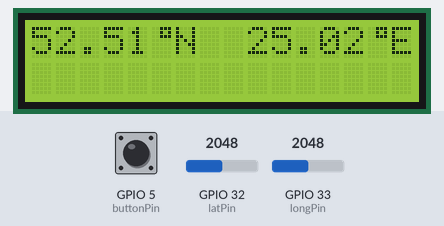
Recording of a sketch running on a simulated ESP32. Shown: 16×2 character LCD. The inputs (shaded band) are chosen by the test bench; at power-on: GPIO 5 (buttonPin) HIGH, GPIO 33 (longPin) = 2048, GPIO 32 (latPin) = 2048 (analog values on the 0–4095 scale). WiFi joins after 1.5 s; servers stay silent unless stated; uploads are accepted with an empty reply; what the sketch prints to the serial monitor is not drawn.

Above: at 4.2 s.
4.3 s: GPIO 5 (buttonPin) pulled LOW for 0.15 s
At 4.84 s:
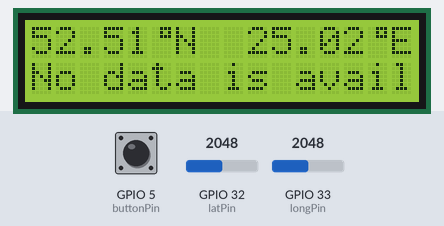
7.4 s: GPIO 33 (longPin) set to 617
At 8.4 s:
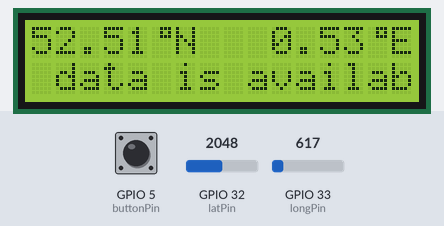
10.4 s: GPIO 33 (longPin) set to 548
At 11.52 s:
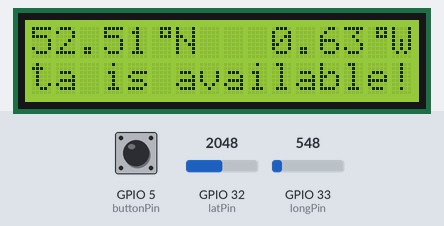
12.7 s: GPIO 32 (latPin) set to 2866
At 13.74 s:
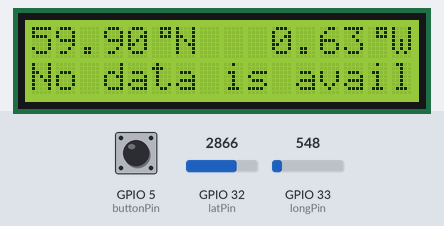
15.0 s: GPIO 32 (latPin) set to 3603
At 16.41 s:
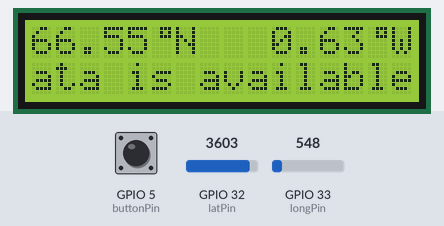
16.6 s: GPIO 33 (longPin) set to 491
At 17.74 s:
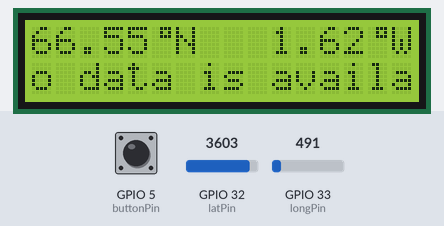
Timing chart, 0 to 19.1 s (numbered marks = the images above; inputs shaded):
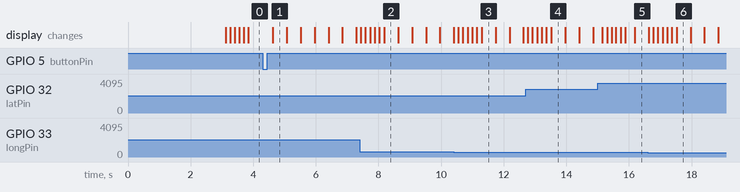

Measured:
- the behaviour switches between 586 and 585 on GPIO 33 (longPin) (found by bisection; images 2 and 3)
- after the input at 4.3 s, the display: changes after 0.33 s (image 1)
- what the display in image 1 shows lasts 0.5 s, from 4.6 s to 5.1 s

The sketch:

coordinateWeather.ino
```cpp
#include <WiFi.h>
#include <HTTPClient.h>
#include <LiquidCrystal_I2C.h>
#include <ArduinoJson.h>


// Global variables

// Pins where the two potentiometers will be connected to
const int latPin = 32;
const int longPin = 33;
// Button pin
const int buttonPin = 5;
// Raw 12-bit values from the input pins that will be mapped later
int rawLatVal = 0;
int rawLongVal = 0;
// Variable to store the state of the button pin when using digitalRead()
int currButtonState;
int prevButtonState;


// Number of samples to take at a time
int samples = 128;
// numReadings is the number of readings over which the average is computed
const int numReadings = 6;
// Arrays to store the numReadings most recent readings and sum to keep track
int latReadings[numReadings];
int latSum;
int longReadings[numReadings];
int longSum;
// Index to keep track of the least recent value that has to be replaced
int idx = 0;
// The average values
float latAvg;
float longAvg;


// Create LiquidCrystal_I2C instance
LiquidCrystal_I2C lcd(0x27, 16, 2);
// "Degree" character
// Each LCD screen cell has 8 rows and 5 columns, so an array of type
// block is declared with 8 "bytes" of 5 bits each, all set to 1 to
// represent a solid block
byte degree[8] = {
  0b00111,
  0b00101,
  0b00111,
  0b00000,
  0b00000,
  0b00000,
  0b00000,
  0b00000
};


// WiFi ssid and password for the esp32 to connect
const char* ssid = "wifi_ssid";
const char* password = "wifi_password";


// API token and url to send the request
const char* token = "iq_air_token";
String url;


// Character arrays to hold the latitude and longitide digits (plus decimal point)
char latBuffer[6];
char longBuffer[6];
String longSign;
// Weather info from the response of the http request
String weatherInfo = "";
// Index of the leftmost character to be displayed
int leftIdx = 0;
// Flag to scroll the text to the right or left
int forward = 1;
// Interval between updates (ms)
const long interval = 350;
// Declate variable to store the current time
long currentMillis;
// Previous update
long previousMillis = 0;


void setup() {
  // Begin Serial communication
  Serial.begin(115200);
  delay(1000);


  // Set the analog resolution
  analogReadResolution(11);

  Serial.println();
  Serial.println("Connecting to Wifi...");
  // Connect to WiFi
  WiFi.begin(ssid, password);
  while (WiFi.status() != WL_CONNECTED) {
    delay(1000);
    Serial.print(".");
  }
  // Once connected print the local IP address
  Serial.println();
  Serial.println("Connected to WiFi.");
  Serial.println("Local IP address:");
  Serial.println(WiFi.localIP());


  // Set buttonPin as INPUT with an internal pull-up
  pinMode(buttonPin, INPUT_PULLUP);
  // Set prevButtonState to HIGH assuming the button hasn't been pressed
  prevButtonState = HIGH;


  // Initialize the lcd screen
  lcd.init();
  lcd.backlight();
  // Create a the custom char and store it in pos 0 of CGRAM
  lcd.createChar(0, degree);
  // Display the character on columns 5 and 13
  lcd.setCursor(5, 0);
  lcd.write(byte(0));
  lcd.setCursor(14, 0);
  lcd.write(byte(0));


  // Fill the arrays with 0s initially
  for (int i = 0; i < numReadings; i++) {
    latReadings[i] = 0;
  }
  for (int i = 0; i < numReadings; i++) {
    longReadings[i] = 0;
  }
  // Initially the sums are 0
  latSum = 0;
  longSum = 0;
}


void loop() {
  // Read analog values from latPin and longPin with multisampling
  rawLatVal = readAnalogMultisampled(latPin, samples);
  rawLongVal = readAnalogMultisampled(longPin, samples);


  // Update the array and the current average values
  movingAverage(rawLatVal, rawLongVal);

  // Display latitude and longitude values on the lcd screen
  displayLatLong();

  // Check if the button has been pressed
  currButtonState = digitalRead(buttonPin);
  if (currButtonState == LOW && prevButtonState == HIGH) {
    // If the button has been pressed, then send a request to get
    Serial.println("Pressed button!");
    String strLatBuffer = String(latBuffer);
    String strLongBuffer = String(longBuffer);
    strLatBuffer.trim();
    strLongBuffer.trim();
    url = "http://api.airvisual.com/v2/nearest_city?lat=" + strLatBuffer + "&lon=" + longSign + strLongBuffer + "&key=" + String(token);
    weatherInfo = getWeatherInfo(url);
    forward = 1;
    leftIdx = 0;
  }

  // Serial.print(latBuffer);
  // Serial.print(" ");
  // Serial.println(longBuffer);
  currentMillis = millis();
  if (currentMillis - previousMillis >= interval) {
    displayWeatherInfo(weatherInfo);
    previousMillis = currentMillis;
  }


  // Store the previous button state
  prevButtonState = currButtonState;

  delay(100);
}


// Function to convert raw 12-bit values to latitude
float mapToLat(int raw) {
  // Latitude value range for Europe is 34 deg to 71 deg
  float latVal = ((71.0 - 34.0) / 2047.0) * raw + 34.0;
  return latVal;
}


// Function to convert raw 12-bit values to longitude
float mapToLong(int raw) {
  // Latitude value range for Europe is -10 deg to 60 deg
  float longVal = ((60.0 - (-10.0)) / 2047.0) * raw - 10.0;
  return longVal;
}


// Perform multisampling to decrease noise
int readAnalogMultisampled(int pin, int samples) {
  long sum = 0;
  for (int i = 0; i < samples; i++) {
    sum += analogRead(pin);
  }
  // Divide by the number of samples (bit shift to right for power of 2)
  return sum >> (int)log2(samples);
}


// Use a simple moving average filter to further decrease noise
void movingAverage(int newRawLatVal, int newRawLongVal) {
  // Subtract the least recent value
  latSum -= latReadings[idx];
  longSum -= longReadings[idx];
  // Add the new value to the array
  latReadings[idx] = newRawLatVal;
  longReadings[idx] = newRawLongVal;
  // Add the new value
  latSum += newRawLatVal;
  longSum += newRawLongVal;
  // Go to the next index
  idx = (idx + 1) % numReadings;
  // Compute the mean values
  latAvg = latSum / numReadings;
  longAvg = longSum / numReadings;
}


// Function to display the latitude and longitude on first row
void displayLatLong() {
  // Convert the 11-bit values to latitude and longitude in degrees
  float latDeg = mapToLat(latAvg);
  float longDeg = mapToLong(longAvg);
  // Read the digits to the character buffers to display them on the lcd
  dtostrf(latDeg, 5, 2, latBuffer);
  dtostrf(abs(longDeg), 5, 2, longBuffer);
  // Display the values
  lcd.setCursor(0, 0);
  lcd.print(latBuffer);
  lcd.setCursor(6, 0);
  lcd.print("N"); // North
  lcd.setCursor(9, 0);
  lcd.print(longBuffer);
  lcd.setCursor(15, 0);
  if (longDeg < 0) { // If less than 0 then print W for West
    lcd.print("W");
    longSign = "-";
  }
  else { // Else E for East
    lcd.print("E");
    longSign = "";
  }
}


// Function to send the request and store the response to be displayed in a string
String getWeatherInfo(String url) {
  // Declare string to store the text to display
  String displayText;


  HTTPClient http;
  // Begin the http request
  http.begin(url);
  // Send the GET request
  int httpResponseCode = http.GET();


  // Check the returning code
  if (httpResponseCode > 0) {
    String response = http.getString();
    displayText = deserialize(response);
  }
  else {
    displayText = "Error code " + String(httpResponseCode);
  }


  return displayText;
}


// Function to deserialize the json string to access the contents easily
String deserialize(String json) {
  // Declare string to store the text to display
  String displayText;


  // JsonDocument instance
  JsonDocument doc;
  // Deserialize the json string
  deserializeJson(doc, json);


  // The conents can be accessed by keys like in python dictionaries
  if (doc["status"] == "success") {
    // Weather codes
    String weatherIndex = doc["data"]["current"]["weather"]["ic"];
    String weatherDesc = "";
    if (weatherIndex == "01d") {
      weatherDesc = "Clear sky day-time";
    }
    else if (weatherIndex == "01n") {
      weatherDesc = "Clear sky night-time";
    }
    else if (weatherIndex == "02d") {
      weatherDesc = "Few clouds day-time";
    }
    else if (weatherIndex == "02n") {
      weatherDesc = "Few clouds night-time";
    }
    else if (weatherIndex == "03d") {
      weatherDesc = "Scattered clouds";
    }
    else if (weatherIndex == "04d") {
      weatherDesc = "Broken clouds";
    }
    else if (weatherIndex == "09d") {
      weatherDesc = "Shower rain";
    }
    else if (weatherIndex == "10d") {
      weatherDesc = "Rain day-time";
    }
    else if (weatherIndex == "10n") {
      weatherDesc = "Rain night-time";
    }
    else if (weatherIndex == "11d") {
      weatherDesc = "Thunderstorm";
    }
    else if (weatherIndex == "13d") {
      weatherDesc = "Snow";
    }
    else if (weatherIndex == "50d") {
      weatherDesc = "Mist";
    }
    displayText = String(doc["data"]["city"]) + "," +
                  String(doc["data"]["country"]) +
                  " " + weatherDesc +
                  " tp=" + String(doc["data"]["current"]["weather"]["tp"]) +
                  " pr=" + String(doc["data"]["current"]["weather"]["pr"]) +
                  " hu=" + String(doc["data"]["current"]["weather"]["hu"]) +
                  " aqi=" + String(doc["data"]["current"]["pollution"]["aqius"]) + " ";
  }
  else {
    Serial.println(json);
    displayText = "No data is available!";
  }


  return displayText;
}

// Function to display the weather information as scrolling text on bottom row
void displayWeatherInfo(String info) {
  // Serial.println(info);
  lcd.setCursor(0, 1);
  lcd.print(info.substring(leftIdx,leftIdx+16));
  if (forward == 1) {
    leftIdx++;
  }
  else {
    leftIdx--;
  }

  if (leftIdx == 0 or leftIdx == info.length() - 16) {
    forward = 1 - forward;
  }
}
```
